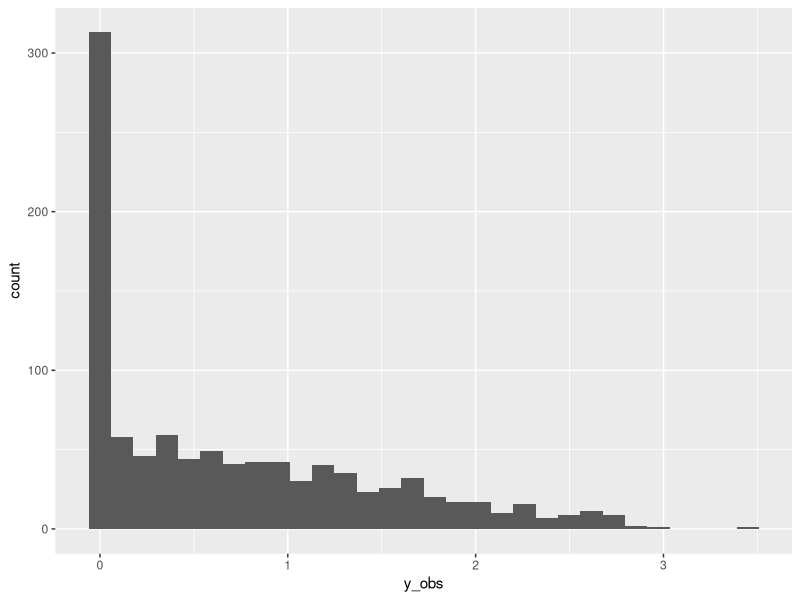
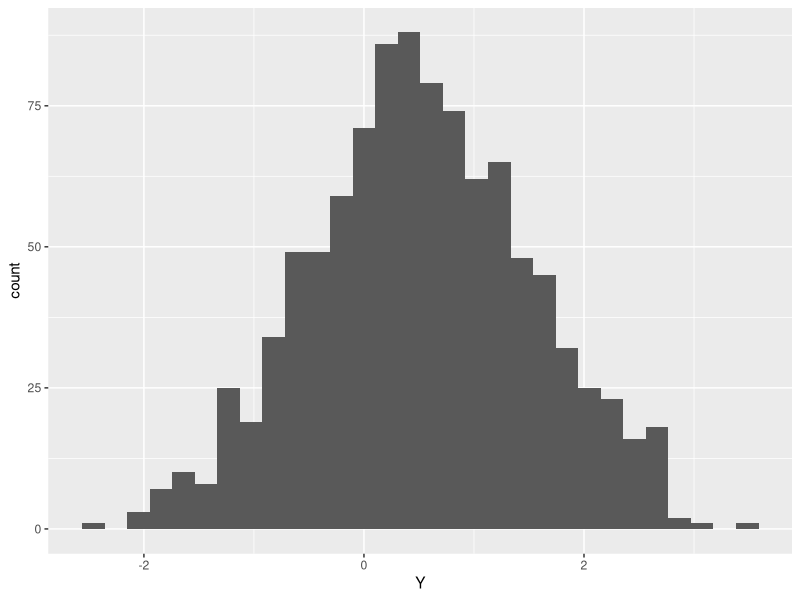
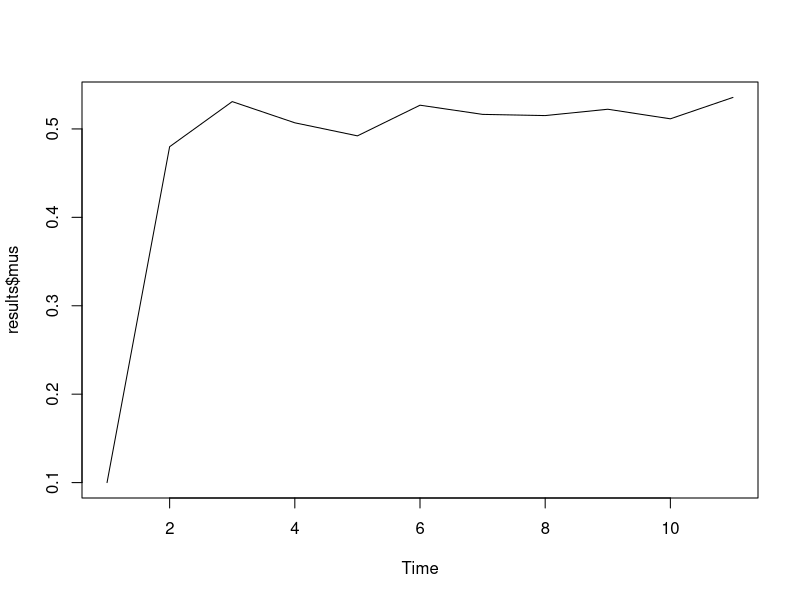
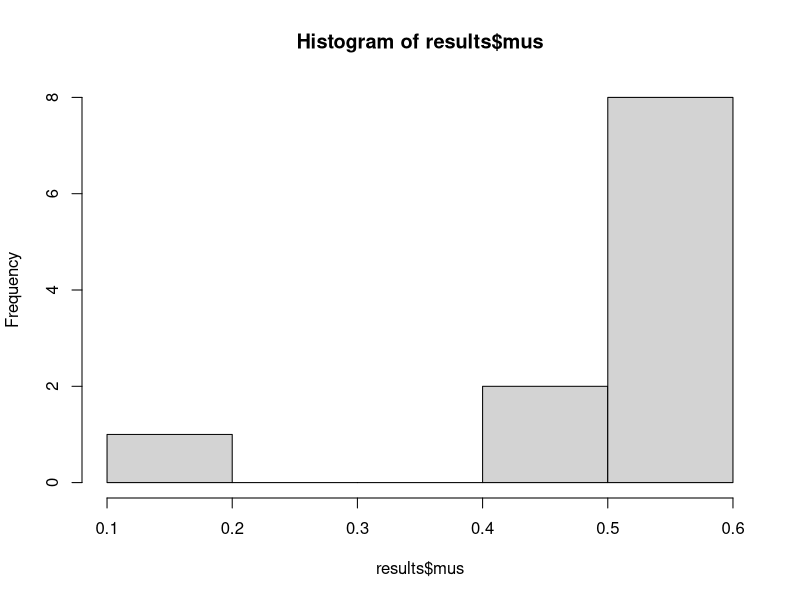
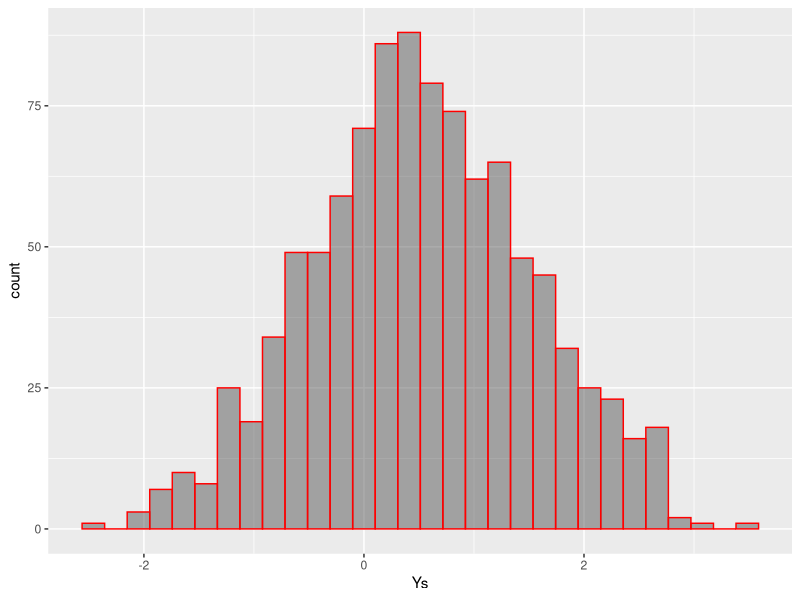

The R source for these figures, in order:
# Implements the EC0517 Exam question on gibbs sampling for censored data

library(tidyverse)

# Create a dataset
mu     <- 0.5
sample <- data.frame(Y = rnorm(n = 1000, mean = mu, sd = 1))

# Censor the data below zero
df <- 
  tibble(sample) %>% 
  mutate(y_obs = ifelse(Y<0, 0, Y))

# Plot the data, make sure its what we expect
ggplot(df) +
  geom_histogram(aes(x = y_obs))
ggplot(df) +
  geom_histogram(aes(x = Y))

gibbs <- function(df, iterations, initial_mu){
  
  # Step 0 create needed objects 
  N       <- length(df$y_obs)
  n_below <- length(df$y_obs[df$y_obs==0])
  mu      <- initial_mu
  mus     <- c(mu)
  Ys      <- data.frame(i=0, Ys=df$y_obs[df$y_obs==0])
  
  for (i in 1:iterations){
    
    # Step 1: draw Ys conditional on mu
    drawsY <- c()

    for (ii in 1:n_below){
      j <- 0
      while(j >= 0){
        j <- rnorm(1, mu, 1)
      }
      drawsY <- c(drawsY, j)
    }
    Y <- c(df$y_obs[df$y_obs != 0], drawsY)
    
    # Step 2: draw mu conditional on Y
    mu <- rnorm(1, mean = mean(Y), 1 / N)
    
    # Step 3: save results for trace plots
    mus <- c(mus, mu)
    
    Ys <- bind_rows(Ys, data.frame(i = i, Ys = Y))
  }
  return(list(mus = mus, Ys = tibble(Ys)))
}
# Run the sampler
results <- gibbs(df, 10, 0.1)
mean(results$mus[2:length(results$mus)])

# Plot results, see if it makes sense... 
plot.ts(results$mus)
hist(results$mus)

results$Ys %>% 
  filter(i == 1000) %>% 
  ggplot() + 
  geom_histogram(aes(x = Ys), 
                 color = "blue", alpha = 0.5) + 
  geom_histogram(data = df, aes(x = Y), 
                 color = "red", alpha = 0.5)




